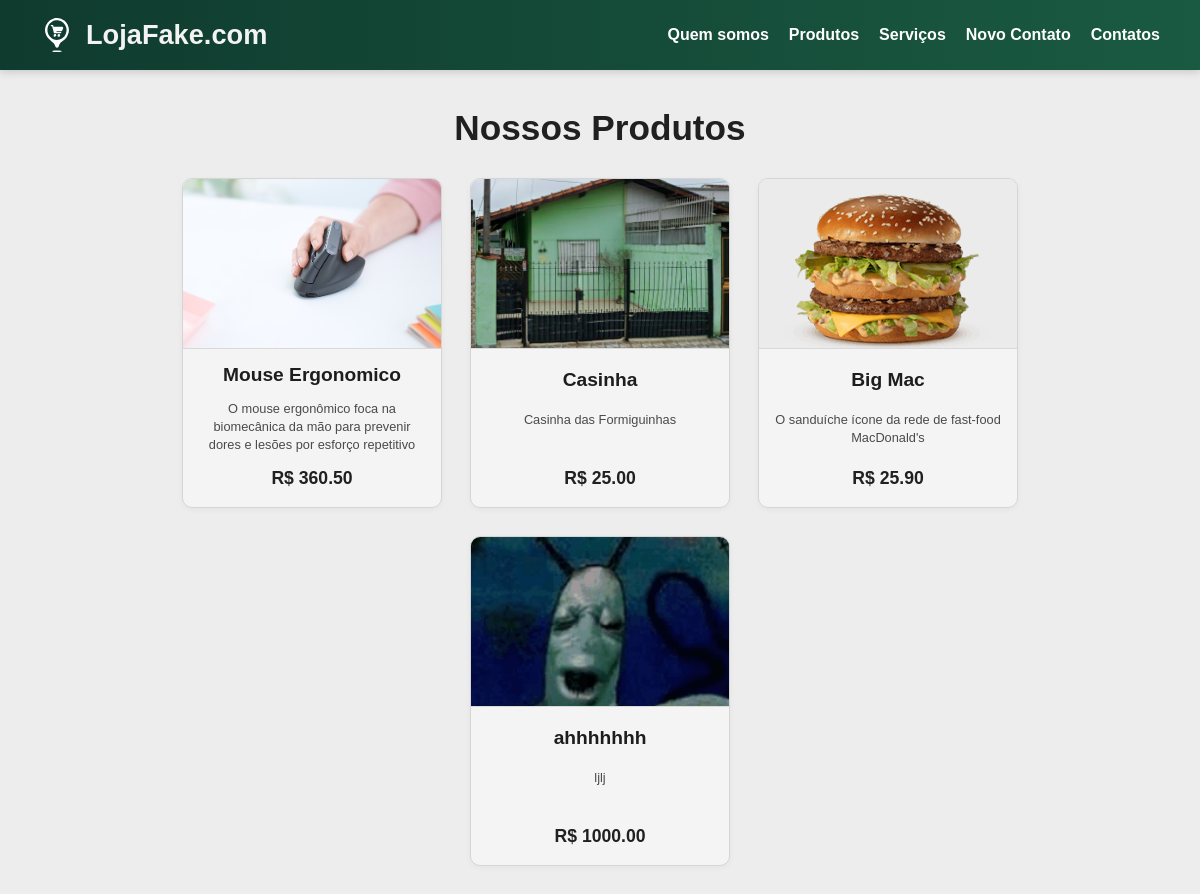
/produtos, run on an earlier commit of the app's database.
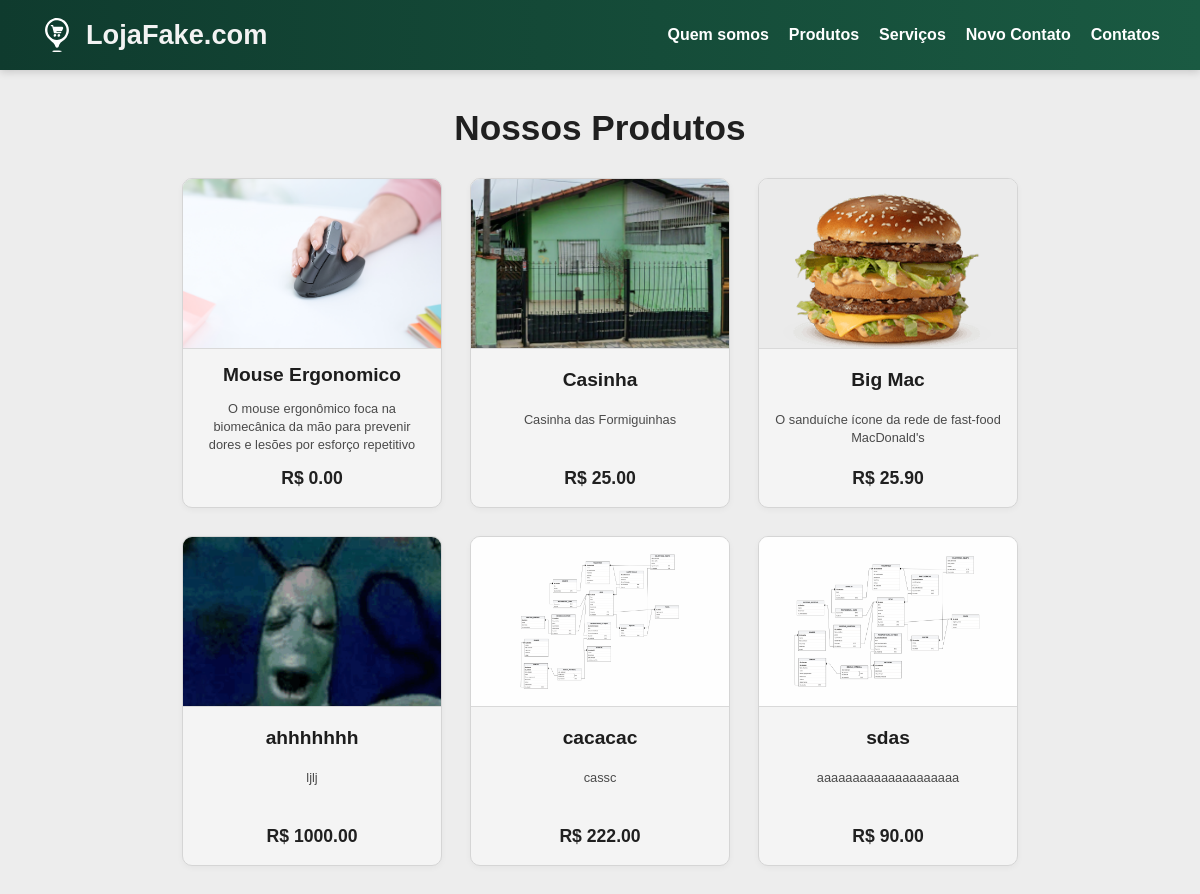
And on a later commit of the database.
### ap/models.py (models this page shows, shortened)
class Servico(models.Model):
    nome = models.CharField(max_length=100)
    descricao = models.TextField(blank=True)
    preco = models.DecimalField(max_digits=10, decimal_places=2)
    imagem = models.ImageField(upload_to='servicos/', blank=True, null=True)
    ativo = models.BooleanField(default=True)
    criado_em = models.DateTimeField(auto_now_add=True)
    atualizado_em = models.DateTimeField(auto_now=True)
    categoria = models.ForeignKey(Categoria, on_delete=models.PROTECT, related_name='servicos', blank=True, null=True)

### ap/views.py (the view)
# urls.py: path("produtos", views.produtos, name="produtos"),
def produtos(request):
    servicos = Servico.objects.all()
    return render(request, "produtos.html", {'servicos': servicos})

### ap/templates/produtos.html (shortened to what this page needs)
{% extends 'template.html' %}
{% load static %}
{% block estilos %}
<link rel="stylesheet" href="{% static 'css/produtos.css' %}">
{% endblock %}
{% block conteudo %}
<h2 class="produtos-titulo">Nossos Produtos</h2>
<div class="produtos-container">
    {% for servico in servicos %}
    <div class="produto-card">
        {% if servico.imagem %}
            <img src="{{ servico.imagem.url }}" alt="{{ servico.nome }}">
        {% else %}
            <div class="produto-imagem placeholder">
                <span>Imagem</span>
            </div>
        {% endif %}
        <h3>{{ servico.nome }}</h3>
        <p>{{ servico.descricao }}</p>
        <h4><strong>R$ {{ servico.preco|floatformat:2 }}</strong></h4>
    </div>
    {% endfor %}
</div>
{% endblock %}

What changed in the data, as far as the page shows it:
changed Servico "Mouse Ergonomico": preco "360.50" → "0.00"
added Servico: imagem (picture), nome "cacacac", descricao "cassc", preco "222.00"
added Servico: imagem (picture), nome "sdas", descricao "aaaaaaaaaaaaaaaaaaaa", preco "90.00"
